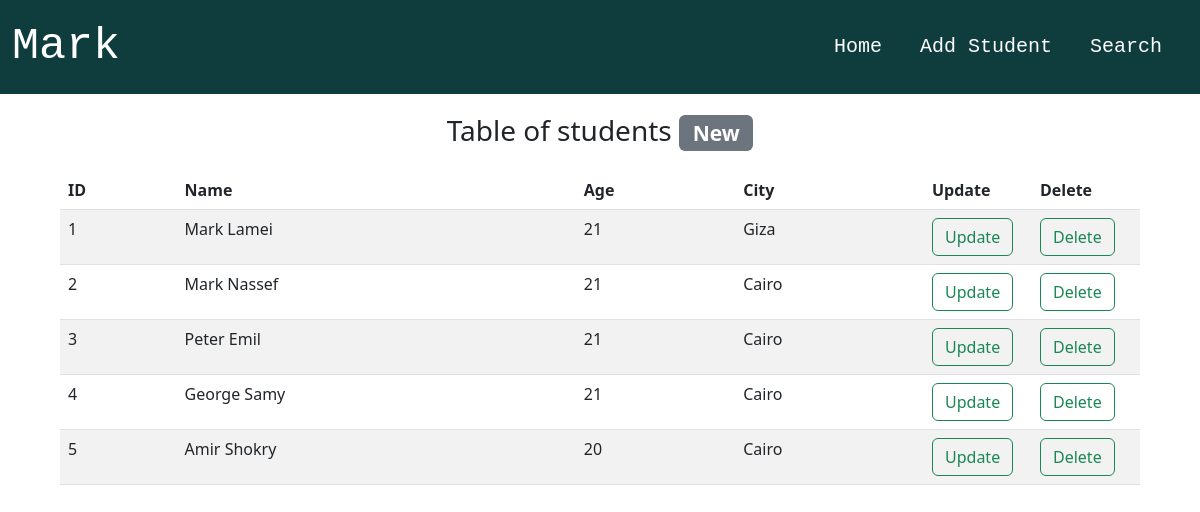
The page / on the database its author committed.
### tables this page shows
CREATE TABLE "Student" (
	"id"	INTEGER,
	"username"	TEXT NOT NULL UNIQUE,
	"age"	TEXT NOT NULL,
	"city"	TEXT,
	PRIMARY KEY("id" AUTOINCREMENT)
);

### app.py (the view)
@app.route("/")
def index():
    conn = sqlite3.connect('my_db.sqlite')
    cur = conn.cursor()
    cur.execute("SELECT * FROM Student")
    rows = cur.fetchall()
    for i in rows:
        print(i)
    return render_template("index.html",rows = rows)

### templates/index.html (shortened to what this page needs)
{% extends 'base.html' %}
{% block hdr %}Table of students{% endblock %}
{% block content %}
<table class="table table-striped" style="width: 90%;" align="center">
    <thead>
      <tr>
        <th scope="col">ID</th>
        <th scope="col">Name</th>
        <th scope="col">Age</th>
        <th scope="col">City</th>
        <th scope="col"  style="width: 10%;">Update</th>
        <th scope="col"  style="width: 10%;">Delete</th>
      </tr>
    </thead>
    <tbody>
      {% for row in rows: %}
      <tr>
        <td>{{row[0]}}</td>
        <td>{{row[1]}}</td>
        <td>{{row[2]}}</td>
        <td>{{row[3]}}</td>
        <td><a class="btn btn-outline-success" href="{{url_for('update',id=row[0])}}">Update</a></td>
        <td><a class="btn btn-outline-success" href="{{url_for('delete',id=row[0])}}">Delete</a></td>
    </tr>
    {% endfor %}
    </tbody>
  </table>
{% endblock %}

### templates/base.html (shortened to what this page needs)
<html lang="en">
<head>
    <link href="https://cdn.jsdelivr.net/npm/bootstrap@5.2.0/dist/css/bootstrap.min.css" rel="stylesheet">
</head>
<body>
    <nav class="navbar navbar-expand-lg newbg" style="background-color: #0f3d3e;">
        <div class="container-fluid">
          <a class="navbar-brand" href="{{url_for('index')}}" style="color: white; font-size: 45px; font-family: 'Courier New', Courier, monospace;">Mark</a>
          <div class="collapse navbar-collapse" id="navbarNavAltMarkup">
            <div class="navbar-nav"  style="position: absolute; right: 30px;">
              <a class="nav-link" href="{{url_for('index')}}" style="color: white; font-size: 20px; font-family: 'Courier New', Courier, monospace; padding-left: 30px;">Home</a>
              <a class="nav-link" href="{{url_for('add_student')}}" style="color: white; font-size: 20px; font-family: 'Courier New', Courier, monospace; padding-left: 30px;">Add Student</a>
              <a class="nav-link" href="{{url_for('search')}}" style="color: white; font-size: 20px; font-family: 'Courier New', Courier, monospace; padding-left: 30px;">Search</a>
            </div>
          </div>
        </div>
      </nav>
      <h3 style="margin: 20px; text-align: center;">{% block hdr %}{% endblock %} <span class="badge bg-secondary">New</span></h3>
      {% block content %}{% endblock %}
</body>
</html>

### rows shown on the page
Student: id "1", username "Mark Lamei", age "21", city "Giza"
Student: id "2", username "Mark Nassef", age "21", city "Cairo"
Student: id "3", username "Peter Emil", age "21", city "Cairo"
Student: id "4", username "George Samy", age "21", city "Cairo"
Student: id "5", username "Amir Shokry", age "20", city "Cairo"
